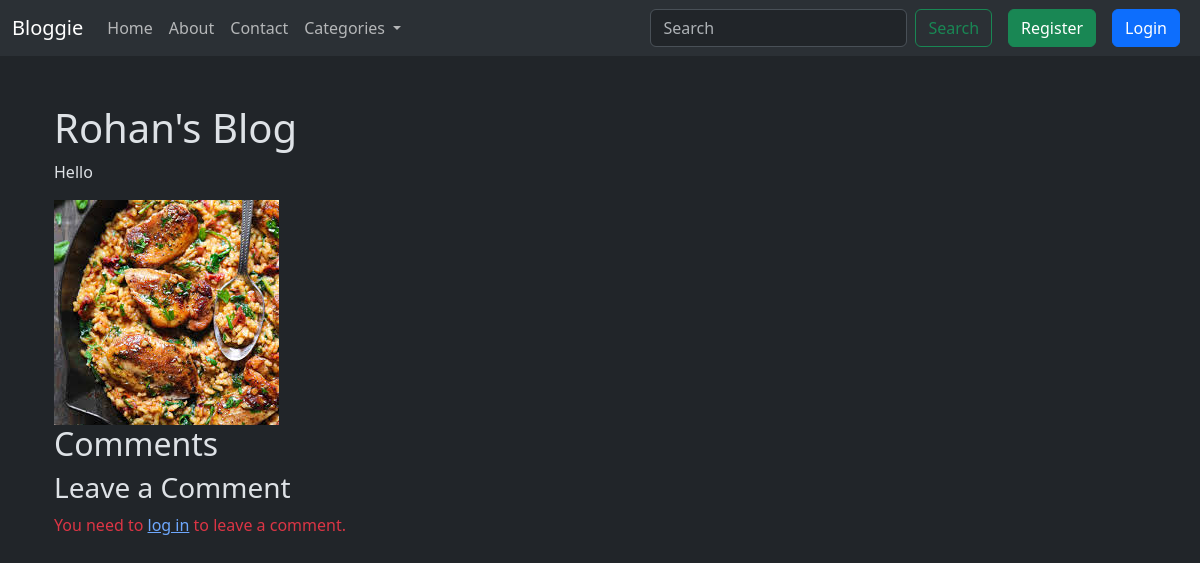
Page /blog/3/ on the committed database.
### blog/models.py (models this page shows, shortened)
class Blog(models.Model):
    user=models.ForeignKey(User, on_delete=models.CASCADE)
    text=models.TextField(max_length=250)
    photo=models.ImageField(upload_to='photos/',blank=True,null=True)
    created_at=models.DateTimeField(auto_now_add=True)
    updated_at=models.DateTimeField(auto_now=True)

### blog/views.py (the view)
# urls.py: path('blog/<int:blog_id>/', views.blog_detail, name='blog_detail')
def blog_detail(request, blog_id):
    blog = get_object_or_404(Blog, id=blog_id)
    return render(request, 'blog_detail.html', {'blog': blog})

### blog/templates/blog_detail.html (shortened to what this page needs)
{% extends "layout.html" %}
{% block content %}
<div class="container mt-5">
    <h1>{{ blog.user.username }}'s Blog</h1>
    <p>{{ blog.text }}</p>
    {% if blog.photo %}
        <img src="{{ blog.photo.url }}" class="img-fluid" alt="Blog Image">
    {% endif %}
    {% load comments %}
    <h2>Comments</h2>
    <h3>Leave a Comment</h3>
    {% if user.is_authenticated %}
        {% render_comment_form for blog %}
    {% else %}
        <p class="text-danger">You need to <a href="{% url 'login' %}">log in</a> to leave a comment.</p>
    {% endif %}
</div>
{% endblock %}

### rows in the picture
Blog: user.username "Rohan", text "Hello", photo (picture)
